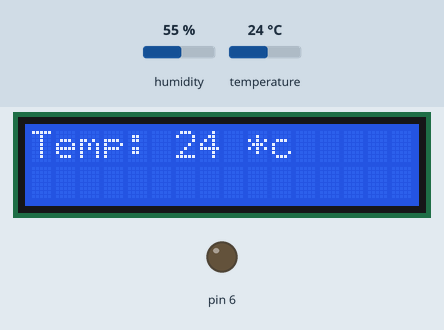
The sketch below on a simulated Arduino Uno, built with avr-gcc and run on an emulated ATmega328P. Parts: 16×2 character LCD, output pins drawn as LEDs (lit = HIGH). The inputs (shaded band) are chosen by the test bench; at power-on: humidity 55 %, temperature 24 °C.

Above: at 0.2 s.
At 3.07 s:
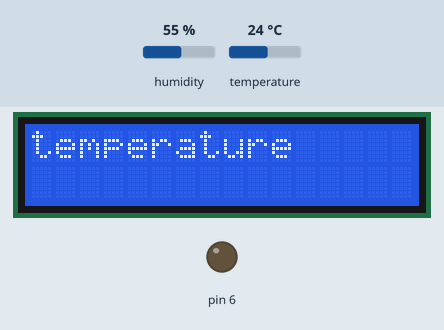
At 6.3 s:
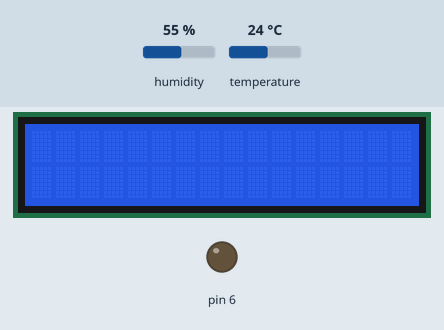
At 9.69 s:
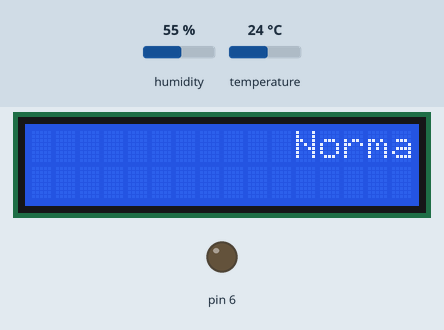
At 13.0 s:
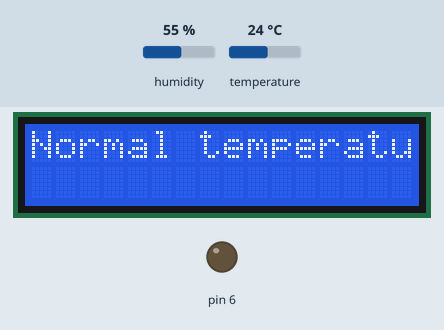
At 19.78 s:
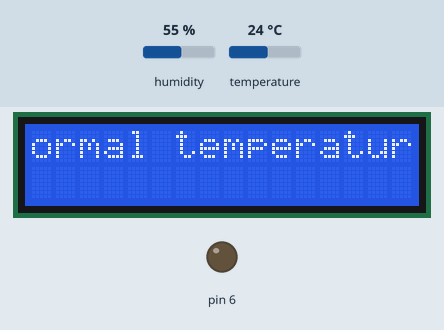

The sketch:

project_Smartem.ino
```cpp
#include <Wire.h>
#include <LiquidCrystal_I2C.h>
#include <DHT.h>

LiquidCrystal_I2C lcd (0x27, 16, 2);
DHT dht_2_DHT11 (2, DHT11);

void setup() {
  pinMode(5, OUTPUT);
  pinMode(6,OUTPUT);
  lcd.init();
  lcd.backlight();
  // lcd.noCursor();
  lcd.noBlink();
  dht_2_DHT11.begin();
}
void loop() {
lcd.clear();
lcd.setCursor(0,0);
if (dht_2_DHT11.readTemperature() > 35){
  digitalWrite(6,HIGH);
  tone(5,440);
  lcd.print((String("Temp: ") + String ((int) (dht_2_DHT11.readTemperature ())) + String(" *c")));
  delay(1000);
  lcd.clear();

  lcd.print("Warning temp too high!");
  for (int i = 0;i < 23;i++){
    lcd.scrollDisplayLeft();
    delay(150);
  }
  for (int i = 0;i < 39; i++){
    lcd.scrollDisplayLeft();
    delay(150);
  }
}
else {
  digitalWrite(6,LOW);
  noTone(5);
  lcd.print((String("Temp: ") + String ((int) (dht_2_DHT11.readTemperature ())) + String(" *c")));
  delay(1000);
  lcd.clear();

  lcd.print("Normal temperature");
  for (int i = 0;i < 20;i++){
    lcd.scrollDisplayLeft();
    delay(300);
  }
  for (int i = 0;i < 38; i++){
    lcd.scrollDisplayLeft();
    delay(300);
  }
}
// lcd.print((String ("Humid: ") + String ((int) (dht_2_DHT11.readHumidity())) + String(" ")));
// lcd.setCursor(0,1);
// lcd.print((String("Temp: ") + String ((int) (dht_2_DHT11.readTemperature ())) + String(" *c")));
// delay(1000);
}
```

Measured:
- by itself, everything shown: repeats every 18.5 s, in 53 steps
- what the display in image 2 shows lasts 2.1 s, from 6.2 s to 8.3 s
